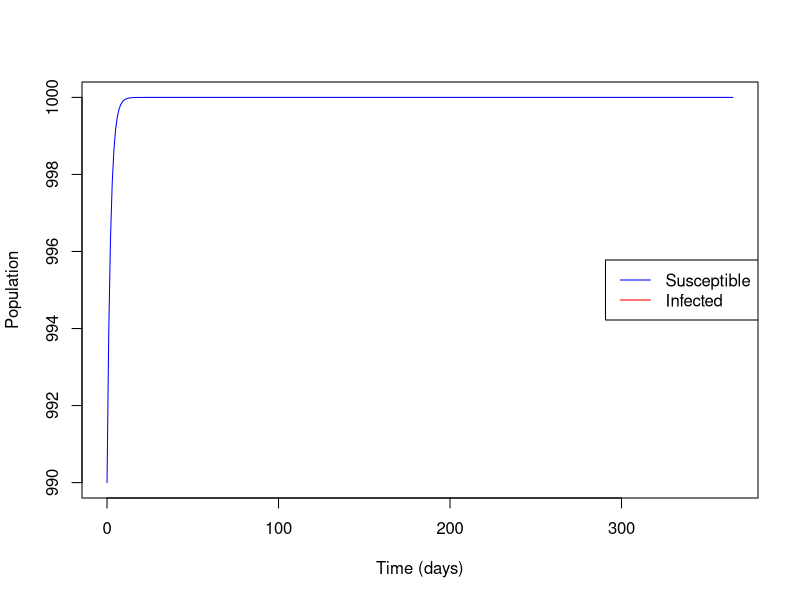

Source code (R):
## ---- chunk 1
library(deSolve)
## ---- chunk 2
si_model <- function(time, state, parameters) {
  with(as.list(c(state, parameters)), {
    
    N <- S + I
    
    # Force of infection
    lambda <- beta * I
    
    dS <- mu * N - lambda * S - mu * S
    dI <- lambda * S - mu * I
    
    list(c(dS, dI))
  })
}
## ---- chunk 3
parameters <- c(
  beta = 0.0005,   # transmission rate
  mu = 1/(60*365)  # death rate
)
## ---- chunk 4

## Here we assume that in the total population of 10000, 100 people got infected, so I = 100, S = N - I , 

state <- c(
  I = 10,
  S = 990
)
## ---- chunk 5
times <- seq(0, 365, by = 1)

## simulations 

out <- ode(y = state, times = times, func = si_model, parms = parameters)
out <- as.data.frame(out)
## ---- chunk 6
plot(out$time, out$S, type = "l",
     col = "blue",
     xlab = "Time (days)",
     ylab = "Population")

lines(out$time, out$I, col = "red")

legend("right",
       legend = c("Susceptible", "Infected"),
       col = c("blue", "red"),
       lty = 1)
